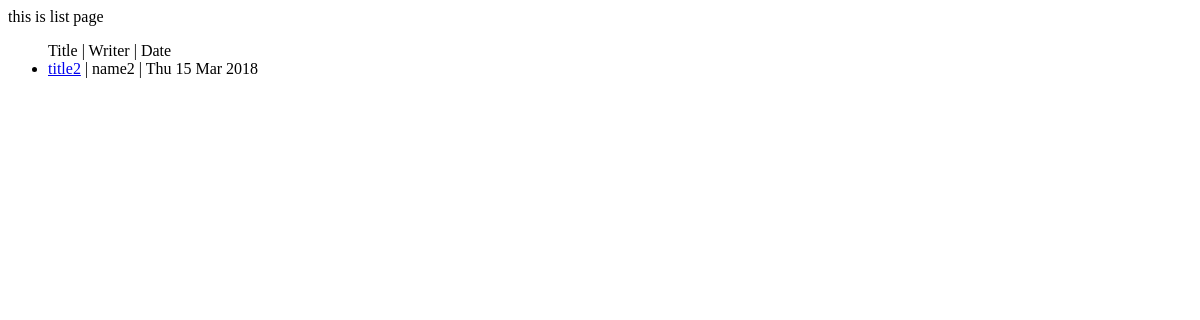
/list/, run on an earlier commit of the app's database.
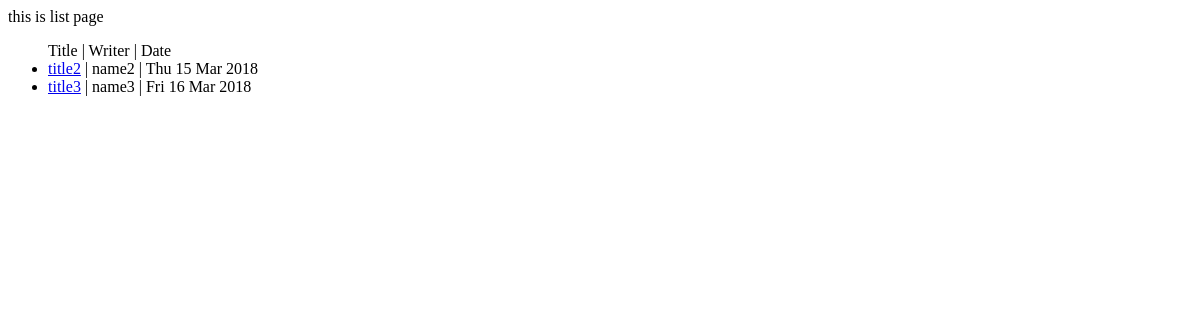
And on a later commit of the database.
### community/models.py (models this page shows)
class Article(models.Model):
	name = models.CharField(max_length = 50)
	title = models.CharField(max_length = 50)
	contents = models.TextField()
	url = models.URLField()
	email = models.EmailField()
	cdate = models.DateTimeField(auto_now_add = True)

### community/views.py (the view)
# urls.py: path('list/', list, name="list"),
def list(request):
	articleList = Article.objects.all()
	return render(request, 'list.html',{'articleList':articleList})

### community/templates/list.html (shortened to what this page needs)
<!doctype html>
<html lang="en">
<head>
</head>
<body>
	this is list page
	<ul>
		Title | Writer | Date
		{% for article in articleList %}
		<li><a href="/view/{{article.id}}">{{ article.title }}</a> | {{ article.name}} | {{ article.cdate|date:"D d M Y"}}</li>
		{% endfor%}
	</ul>
</body>
</html>

What changed in the data, as far as the page shows it:
added Article: title "title3", name "name3", cdate "Fri 16 Mar 2018"
